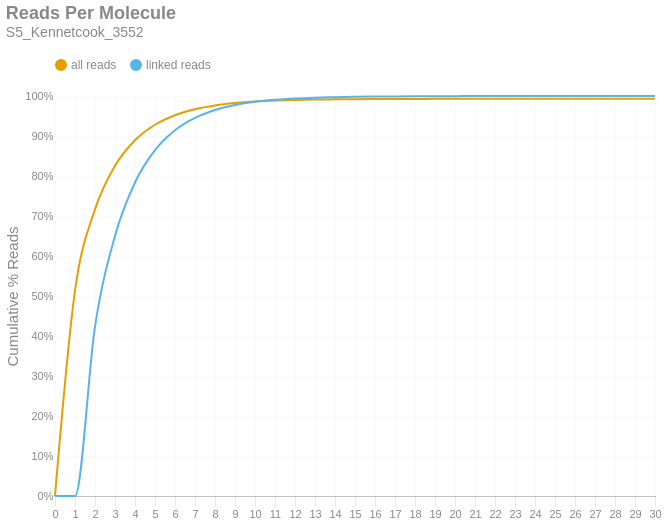

The code cell stored with this chart in its notebook:
### Markdown cell above
### Reads per Molecule
This chart shows the cumulative distribution of the number of reads per linked molecule. That is, how many alignments are associated with a unique molecule. This excludes the number of reads associated with invalid or absent linked-read barcodes. The `linked` histogram is the percentages recalculated when disregarding singletons.

### Code cell
if SKIPLR:
    print_html(f"Skipped")
else:
    counts = np.bincount(valids['reads'].cast(pl.Int64).to_numpy())
    weighted = counts * np.arange(len(counts))
    all_perc = weighted / n_reads
    linked_perc = weighted / n_linked_reads
    linked_perc[1] = 0
    binned_df = pl.DataFrame({
        'readsper': list(range(len(counts))),
        'all reads (cumsum)': np.cumsum(all_perc).tolist(),
        'linked reads (cumsum)': np.cumsum(linked_perc).tolist(),
    })

    with SafeRender(binned_df):
        (
            density_plot(binned_df, 'Reads Per Molecule', samplename, 'readspmol')
            .encode(
                x=alt.X('readsper:O', title=None).axis(labelAngle=0).scale(padding=0),
                y=alt.Y('value:Q', title='Cumulative % Reads').axis(format='%').stack(False),
                color=alt.Color("key:N").scale(domain=["all reads", "linked reads"]),
                tooltip=[
                    alt.Tooltip("key:N", title="Data Type"),
                    alt.Tooltip("readsper:O", title="Reads Per Molecule"),
                    alt.Tooltip("value:Q", format=".2%", title="% Reads (Cum.)")
                ]            
            )
        ).display()

### Figure 1 — Vega-Lite specification as saved in the notebook (floating-point values rounded to 4 significant figures)
{"width": "container", "height": 400, "config": {"title": {"anchor": "start", "dy": -15, "fontSize": 18, "color": "#888888", "subtitleColor": "#888888", "subtitleFontSize": 14}, "arc": {"fill": "#0072B2"}, "axis": {"domainColor": "#888888", "domainWidth": 0.5, "gridWidth": 0.2, "grid": false, "titleFontWeight": 400, "titleFontSize": 15, "labelFontSize": 11, "labelColor": "#888888", "tickColor": "#888888", "tickWidth": 0.2, "titleColor": "#888888"}, "axisBand": {"grid": false}, "axisX": {"grid": true, "tickSize": 10, "domainCap": "round"}, "axisY": {"domain": false, "grid": true, "tickSize": 0, "domainCap": "round"}, "background": "transparent", "header": {"labelFontSize": 15, "labelColor": "#888888", "titleFontSize": 15, "titleFontWeight": 600, "titleColor": "#888888"}, "legend": {"labelFont": "sans-serif", "labelFontSize": 12, "labelColor": "#888888", "symbolSize": 100, "symbolType": "circle", "titleFontSize": 12, "titlePadding": 10, "titleColor": "#888888", "title": null, "orient": "top"}, "range": {"category": ["#E69F00", "#56B4E9", "#009E73", "#F0E442", "#0072B2", "#D55E00", "#CC79A7", "#000000"], "diverging": ["#cfe8f3", "#a2d4ec", "#73bfe2", "#46abdb", "#1696d2", "#12719e"]}, "area": {"fill": "#0072B2", "fillOpacity": 0.7, "line": true, "strokeOpacity": 0.7}, "line": {"color": "#0072B2", "stroke": "#0072B2", "strokeWidth": 2}, "trail": {"color": "#0072B2", "stroke": "#0072B2", "strokeWidth": 0, "size": 1}, "point": {"filled": true, "fillOpacity": 1.0, "size": 95}, "text": {"color": "#888888", "fontSize": 11, "align": "right", "fontWeight": 400, "size": 11}, "bar": {"fill": "#0072B2", "stroke": null}, "view": {"stroke": null, "continuousWidth": 660, "continuousHeight": 400}}, "data": {"name": "data-ef61d7902cd6ff511d60df2803b9aec6"}, "mark": {"type": "line", "interpolate": "monotone", "point": {"opacity": 0, "size": 275}}, "encoding": {"color": {"field": "key", "scale": {"domain": ["all reads", "linked reads"]}, "type": "nominal"}, "tooltip": [{"field": "key", "title": "Data Type", "type": "nominal"}, {"field": "readsper", "title": "Reads Per Molecule", "type": "ordinal"}, {"field": "value", "format": ".2%", "title": "% Reads (Cum.)", "type": "quantitative"}], "x": {"axis": {"labelAngle": 0}, "field": "readsper", "scale": {"padding": 0}, "title": null, "type": "ordinal"}, "y": {"axis": {"format": "%"}, "field": "value", "stack": false, "title": "Cumulative % Reads", "type": "quantitative"}}, "params": [{"name": "param_c36ac31b6afebe62", "select": {"type": "point", "fields": ["key"]}, "bind": "legend"}], "title": {"text": "Reads Per Molecule", "subtitle": "S5_Kennetcook_3552"}, "transform": [{"fold": ["all reads (cumsum)", "linked reads (cumsum)"]}, {"calculate": "replace(datum.key, ' (cumsum)', '')", "as": "key"}, {"filter": {"param": "param_c36ac31b6afebe62"}}], "usermeta": {"embedOptions": {"downloadFileName": "S5_Kennetcook_3552.readspmol"}}, "$schema": "https://vega.github.io/schema/vega-lite/v6.1.0.json", "datasets": {"data-ef61d7902cd6ff511d60df2803b9aec6": [{"readsper": 0, "all reads (cumsum)": 0.0, "linked reads (cumsum)": 0.0}, {"readsper": 1, "all reads (cumsum)": 0.5134, "linked reads (cumsum)": 0.0}, {"readsper": 2, "all reads (cumsum)": 0.7166, "linked reads (cumsum)": 0.4236}, {"readsper": 3, "all reads (cumsum)": 0.8254, "linked reads (cumsum)": 0.6503}, {"readsper": 4, "all reads (cumsum)": 0.8894, "linked reads (cumsum)": 0.7838}, {"readsper": 5, "all reads (cumsum)": 0.9281, "linked reads (cumsum)": 0.8645}, {"readsper": 6, "all reads (cumsum)": 0.952, "linked reads (cumsum)": 0.9144}, {"readsper": 7, "all reads (cumsum)": 0.9668, "linked reads (cumsum)": 0.9451}, {"readsper": 8, "all reads (cumsum)": 0.9762, "linked reads (cumsum)": 0.9648}, {"readsper": 9, "all reads (cumsum)": 0.9822, "linked reads (cumsum)": 0.9774}, {"readsper": 10, "all reads (cumsum)": 0.9861, "linked reads (cumsum)": 0.9855}, {"readsper": 11, "all reads (cumsum)": 0.9885, "linked reads (cumsum)": 0.9905}, {"readsper": 12, "all reads (cumsum)": 0.99, "linked reads (cumsum)": 0.9936}, {"readsper": 13, "all reads (cumsum)": 0.9911, "linked reads (cumsum)": 0.9958}, {"readsper": 14, "all reads (cumsum)": 0.9917, "linked reads (cumsum)": 0.997}, {"readsper": 15, "all reads (cumsum)": 0.9921, "linked reads (cumsum)": 0.998}, {"readsper": 16, "all reads (cumsum)": 0.9924, "linked reads (cumsum)": 0.9986}, {"readsper": 17, "all reads (cumsum)": 0.9926, "linked reads (cumsum)": 0.9991}, {"readsper": 18, "all reads (cumsum)": 0.9928, "linked reads (cumsum)": 0.9993}, {"readsper": 19, "all reads (cumsum)": 0.9929, "linked reads (cumsum)": 0.9995}, {"readsper": 20, "all reads (cumsum)": 0.9929, "linked reads (cumsum)": 0.9997}, {"readsper": 21, "all reads (cumsum)": 0.993, "linked reads (cumsum)": 0.9998}, {"readsper": 22, "all reads (cumsum)": 0.993, "linked reads (cumsum)": 0.9999}, {"readsper": 23, "all reads (cumsum)": 0.993, "linked reads (cumsum)": 0.9999}, {"readsper": 24, "all reads (cumsum)": 0.9931, "linked reads (cumsum)": 1.0}, {"readsper": 25, "all reads (cumsum)": 0.9931, "linked reads (cumsum)": 1.0}, {"readsper": 26, "all reads (cumsum)": 0.9931, "linked reads (cumsum)": 1.0}, {"readsper": 27, "all reads (cumsum)": 0.9931, "linked reads (cumsum)": 1.0}, {"readsper": 28, "all reads (cumsum)": 0.9931, "linked reads (cumsum)": 1.0}, {"readsper": 29, "all reads (cumsum)": 0.9931, "linked reads (cumsum)": 1.0}, {"readsper": 30, "all reads (cumsum)": 0.9931, "linked reads (cumsum)": 1.0}]}}
